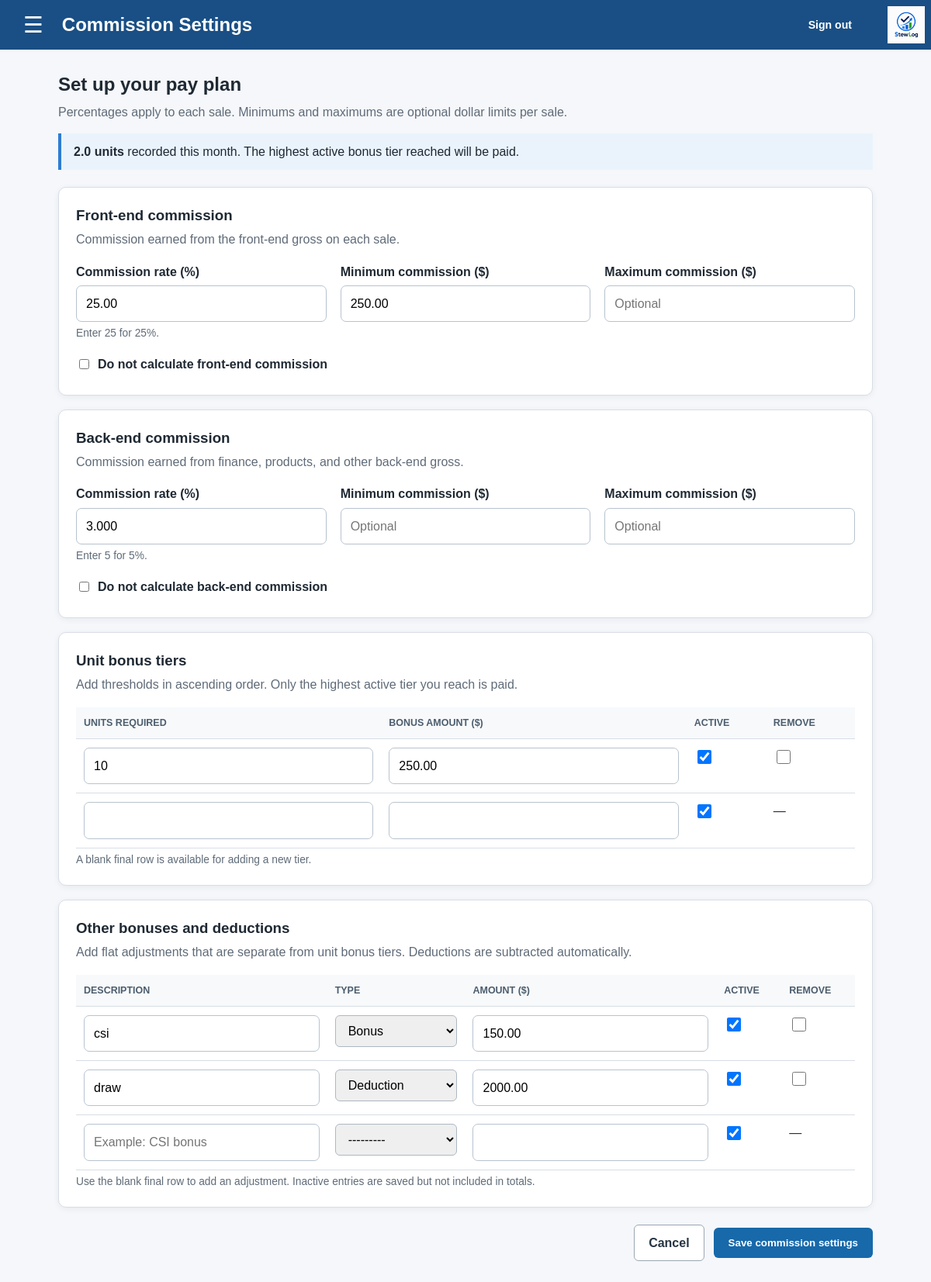
The page /SalesLogApp/adjust_commission/ (signed in) on the database its author committed.
### SalesLogApp/models/sales.py (models this page shows, shortened)
class Commission(models.Model):
    user = models.ForeignKey(User, on_delete=models.CASCADE, )
    frontend_minimum = models.DecimalField(max_digits=10, decimal_places=2, blank=True, null=True)
    frontend_maximum = models.DecimalField(max_digits=10, decimal_places=2, blank=True, null=True)
    total_calculated_front_end = models.DecimalField(max_digits=10, decimal_places=2, blank=True, null=True, default=Decimal('0.00'))
    opt_out_front = models.BooleanField(default=False)
    backend_minimum = models.DecimalField(max_digits=10, decimal_places=2, blank=True, null=True)
    backend_maximum = models.DecimalField(max_digits=10, decimal_places=2, blank=True, null=True)
    total_calculated_back_end = models.DecimalField(max_digits=4, decimal_places=3, default=Decimal('0'))
    opt_out_back = models.BooleanField(default=False)
    bonus_levels = models.ManyToManyField('BonusLevel', blank=True, related_name='commissions')

### SalesLogApp/views.py (the view)
# urls.py: path('adjust_commission/', adjust_commission, name='adjust_commission'),
@login_required
def adjust_commission(request, commission_id=None):
    user = request.user
    if commission_id:
        commission_instance = get_object_or_404(Commission, pk=commission_id, user=request.user)
    else:
        commission_instance, created = Commission.objects.get_or_create(user=request.user)
    bonus_levels = BonusLevel.objects.filter(user=request.user, commission=commission_instance)
    other_adjustments = CommissionAdjustment.objects.filter(
        user=request.user,
        commission=commission_instance,
    )
    today = timezone.localdate()
    start_of_month = today.replace(day=1)
    if today.month == 12:
        start_of_next_month = today.replace(year=today.year + 1, month=1, day=1)
    else:
        start_of_next_month = today.replace(month=today.month + 1, day=1)
    sales = Sale.objects.filter(
        user=user,
        date__gte=start_of_month,
        date__lt=start_of_next_month,
    )
    total_count = sum(sale.count for sale in sales)
    BonusLevelFormSet = modelformset_factory(
        BonusLevel,
        fields=('count_threshold', 'amount', 'active'),
        form=BonusLevelForm,
        extra=1,  # Allows adding a new bonus level
        can_delete=True  # Allows deleting bonus levels
    )
    OtherAdjustmentFormSet = modelformset_factory(
        CommissionAdjustment,
        form=OtherCommissionAdjustmentForm,
        extra=1,
        can_delete=True,
    )
    if request.method == 'POST':
        form = CommissionAdjustmentForm(request.POST, instance=commission_instance)
        formset = BonusLevelFormSet(
            request.POST,
            queryset=bonus_levels,
            prefix='unit_bonus',
        )
        adjustment_formset = OtherAdjustmentFormSet(
            request.POST,
            queryset=other_adjustments,
            prefix='other_adjustment',
        )
        if form.is_valid() and formset.is_valid() and adjustment_formset.is_valid():
            form.save()
            bonus_levels = formset.save(commit=False)  # Defer saving to add relationships
            for bonus_level in bonus_levels:
                bonus_level.commission = commission_instance  # Associate with commission
                bonus_level.user = request.user  # Ensure the bonus level is linked to the user
                bonus_level.save()
            for bonus_level in formset.deleted_objects:
                bonus_level.delete()
            adjustments = adjustment_formset.save(commit=False)
            for adjustment in adjustments:
                adjustment.commission = commission_instance
                adjustment.user = request.user
                adjustment.save()
            for adjustment in adjustment_formset.deleted_objects:
                adjustment.delete()
            return redirect('view_commission')  # Redirect after successful save
    else:
        form = CommissionAdjustmentForm(instance=commission_instance)
        formset = BonusLevelFormSet(
            queryset=bonus_levels,
            prefix='unit_bonus',
        )
        adjustment_formset = OtherAdjustmentFormSet(
            queryset=other_adjustments,
            prefix='other_adjustment',
        )
    chart_data = {
        "labels": [level.count_threshold for level in bonus_levels],
        "data": [float(level.amount) for level in bonus_levels],
    }
    current_bonus_levels = bonus_levels
    return render(request, 'adjust_commission.html', {
        'form': form,
        'formset': formset,
        'adjustment_formset': adjustment_formset,
        'commission': commission_instance,
        'current_bonus_levels': current_bonus_levels,
        'total_count': total_count,
        'chart_data': chart_data,
    })

### SalesLogApp/templates/adjust_commission.html (shortened to what this page needs)
{% extends 'SalesLogApp/base.html' %}
{% block page_title %}Commission Settings{% endblock %}
{% block content %}
<div class="intro">
    <h2>Set up your pay plan</h2>
    <p>Percentages apply to each sale. Minimums and maximums are optional dollar limits per sale.</p>
    <div class="notice"><strong>{{ total_count|default:0 }} units</strong> recorded this month. The highest active bonus tier reached will be paid.</div>
</div>
<form method="post" novalidate>
    <section class="card">
        <h3>Front-end commission</h3>
        <p class="card-description">Commission earned from the front-end gross on each sale.</p>
        <div class="commission-grid">
            {% include 'commission_field.html' with field=form.total_calculated_front_end %}
            {% include 'commission_field.html' with field=form.frontend_minimum %}
            {% include 'commission_field.html' with field=form.frontend_maximum %}
        </div>
        <div class="checkbox">{{ form.opt_out_front.errors }}<label>{{ form.opt_out_front }} {{ form.opt_out_front.label }}</label></div>
    </section>
    <section class="card">
        <h3>Back-end commission</h3>
        <p class="card-description">Commission earned from finance, products, and other back-end gross.</p>
        <div class="commission-grid">
            {% include 'commission_field.html' with field=form.total_calculated_back_end %}
            {% include 'commission_field.html' with field=form.backend_minimum %}
            {% include 'commission_field.html' with field=form.backend_maximum %}
        </div>
        <div class="checkbox">{{ form.opt_out_back.errors }}<label>{{ form.opt_out_back }} {{ form.opt_out_back.label }}</label></div>
    </section>
    <section class="card">
        <h3>Unit bonus tiers</h3>
        <p class="card-description">Add thresholds in ascending order. Only the highest active tier you reach is paid.</p>
        <table class="tier-table">
            <thead><tr><th>Units required</th><th>Bonus amount ($)</th><th>Active</th><th>Remove</th></tr></thead>
            <tbody>
            {% for bonus_form in formset %}
                <tr>
                    <td data-label="Units required">{{ bonus_form.id }}{{ bonus_form.count_threshold.errors }}{{ bonus_form.count_threshold }}</td>
                    <td data-label="Bonus amount ($)">{{ bonus_form.amount.errors }}{{ bonus_form.amount }}</td>
                    <td data-label="Active">{{ bonus_form.active.errors }}{{ bonus_form.active }}</td>
                    <td data-label="Remove">{% if bonus_form.instance.pk %}{{ bonus_form.DELETE }}{% else %}&mdash;{% endif %}</td>
                </tr>
            {% endfor %}
            </tbody>
        </table>
        <span class="helptext">A blank final row is available for adding a new tier.</span>
    </section>
    <section class="card">
        <h3>Other bonuses and deductions</h3>
        <p class="card-description">Add flat adjustments that are separate from unit bonus tiers. Deductions are subtracted automatically.</p>
        <table class="tier-table">
            <thead><tr><th>Description</th><th>Type</th><th>Amount ($)</th><th>Active</th><th>Remove</th></tr></thead>
            <tbody>
            {% for adjustment_form in adjustment_formset %}
                <tr>
                    <td data-label="Description">{{ adjustment_form.id }}{{ adjustment_form.description.errors }}{{ adjustment_form.description }}</td>
                    <td data-label="Type">{{ adjustment_form.kind.errors }}{{ adjustment_form.kind }}</td>
                    <td data-label="Amount ($)">{{ adjustment_form.amount.errors }}{{ adjustment_form.amount }}</td>
                    <td data-label="Active">{{ adjustment_form.active.errors }}{{ adjustment_form.active }}</td>
                    <td data-label="Remove">{% if adjustment_form.instance.pk %}{{ adjustment_form.DELETE }}{% else %}&mdash;{% endif %}</td>
                </tr>
            {% endfor %}
            </tbody>
        </table>
        <span class="helptext">Use the blank final row to add an adjustment. Inactive entries are saved but not included in totals.</span>
    </section>
    <div class="actions">
        <a href="{% url 'view_commission' %}" class="button button-secondary">Cancel</a>
        <button type="submit" class="button button-primary">Save commission settings</button>
    </div>
</form>
{% endblock %}

### SalesLogApp/templates/commission_field.html (shortened to what this page needs)
<div class="field">
    <label for="{{ field.id_for_label }}">{{ field.label }}</label>
    {{ field }}
    {% if field.help_text %}<span class="helptext">{{ field.help_text }}</span>{% endif %}
</div>

### SalesLogApp/static/styles.css (style rules this page uses)
body { font-family: Arial, sans-serif; margin: 0; padding: 0; background: #f4f7fb; color: #263442; line-height: 1.45; }
table { border-collapse: collapse; width: 100%; margin-top: 20px; }
th,td { border: 1px solid #ddd; padding: 8px; text-align: left; }
th { background: #f2f2f2; }
body form p { margin: 0 0 18px; }
body form label { display: block; margin-bottom: 6px; font-weight: 700; }
body form input:not([type=checkbox]):not([type=radio]),body form select,body form textarea { width: 100%; padding: 11px 12px; border: 1px solid #b8c3ce; border-radius: 7px; box-sizing: border-box; }

### SalesLogApp/templates/SalesLogApp/base.html (style rules this page uses)
:root { color-scheme: light; --blue: #194f85; --border: #d8dee6; --muted: #5f6b78; }
* { box-sizing: border-box; }
body { margin: 0; background: #f5f7fa; color: #1f2933; font-family: Arial, sans-serif; }
.intro { margin-bottom: 22px; }
.intro h2 { margin: 0 0 6px; }
.intro p { color: var(--muted); margin: 0; }
.notice { padding: 12px 16px; margin-top: 16px; border-left: 4px solid #2d7dd2; background: #eaf3fc; }
.card { margin: 18px 0; padding: 22px; background: white; border: 1px solid var(--border); border-radius: 10px; box-shadow: 0 2px 8px rgba(20,35,50,.06); }
.card h2, .card h3 { margin: 0 0 6px; }
.card-description { margin: 0 0 18px; color: var(--muted); }
.toolbar, .actions { display: flex; justify-content: flex-end; align-items: center; gap: 12px; margin-bottom: 16px; }
.actions { margin: 22px 0 0; }
.button { display: inline-block; padding: 11px 18px; border: 1px solid transparent; border-radius: 6px; font-weight: 700; text-decoration: none; cursor: pointer; }
.button-primary { background: #1769aa; color: white; }
.button-secondary { border-color: #9ca7b2; background: white; color: #263442; }
.data-table, .tier-table { width: 100%; margin: 0; border-collapse: collapse; }
.data-table th, .data-table td, .tier-table th, .tier-table td { padding: 11px 10px; border: 0; border-bottom: 1px solid var(--border); text-align: left; vertical-align: top; }
.data-table th, .tier-table th { background: #f7f9fb; color: #4c5d6d; font-size: .78rem; text-transform: uppercase; }
.form-card label, .field label { display: block; margin-bottom: 6px; font-weight: 700; }
.form-card input:not([type="checkbox"]):not([type="radio"]), .form-card select, .form-card textarea, .field input[type="number"], .tier-table input[type="number"], .tier-table input[type="text"], .tier-table select { width: 100%; padding: 10px 12px; border: 1px solid #aeb8c2; border-radius: 6px; font: inherit; }
.form-card input[type="radio"], .form-card input[type="checkbox"], .tier-table input[type="checkbox"] { width: 18px; height: 18px; }
.helptext { display: block; margin-top: 5px; color: var(--muted); font-size: .86rem; }
.checkbox { margin-top: 18px; }
.checkbox label { display: flex; align-items: center; gap: 8px; font-weight: 600; }
.commission-grid { display: grid; grid-template-columns: repeat(3, minmax(180px, 1fr)); gap: 18px; }

### rows shown on the page
Commission: total_calculated_front_end "25.00", frontend_minimum "250.00", total_calculated_back_end "3.000"

### other values the page prints
{{ total_count|default:0 }} "2.0"
{{ field.label }} "Commission rate (%) Minimum commission ($) Maximum commission ($) Commission rate (%) Minimum commission ($) Maximum commission ($)"
{{ field.help_text }} "Enter 25 for 25%. Enter 5 for 5%."
